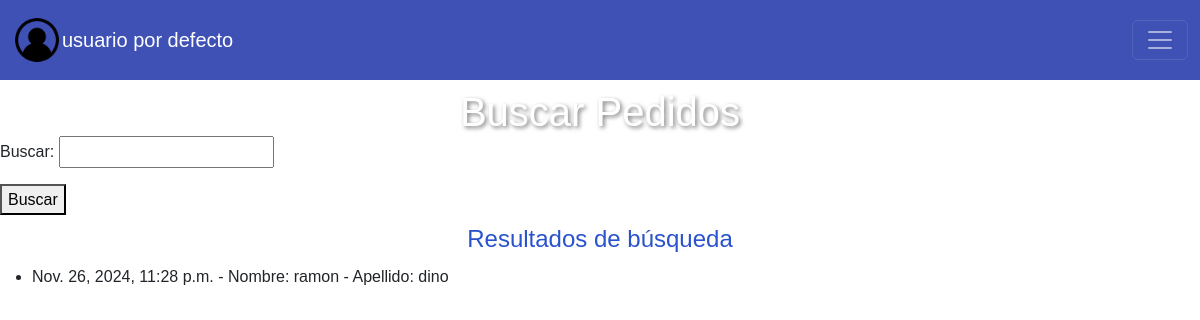
/buscar_pedido/, run on an earlier commit of the app's database.
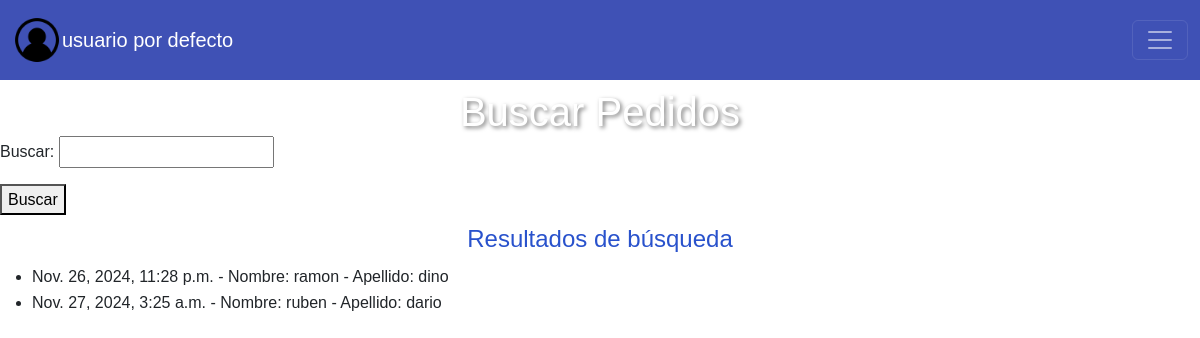
And on a later commit of the database.
### helados/models.py (models this page shows)
class Pedido (models.Model):
    codigo = models.IntegerField(blank=False)
    fecha = models.DateTimeField(auto_now_add=True)
    producto = models.ManyToManyField(Helado, related_name='pedidos')
    cliente = models.ForeignKey(Cliente, on_delete=models.CASCADE, related_name='pedidos')

class Cliente (models.Model):
    nit = models.IntegerField(blank=False)
    nombre= models.CharField(max_length=50)
    apellido = models.CharField(max_length=50)
    direccion = models.CharField(max_length=50)
    def __str__(self):
        return "Nombre: " + self.nombre + " - " + "Apellido: " +self.apellido

### helados/views.py (the view)
# urls.py: path('buscar_pedido/', views.BuscarPedido, name='buscar_pedido'),
def BuscarPedido(request):
    form = BusquedaCodigoForm(request.GET)
    print(form)
    pedidos = Pedido.objects.all()  # Obtiene todos los empleados por defecto
    if form.is_valid():
        query = form.cleaned_data['query']
        if query:
            query = int(query)
            pedidos = pedidos.filter(codigo=query)
    return render(request, 'buscar_pedido.html', {'form': form, 'pedidos': pedidos})

### helados/forms.py
class BusquedaCodigoForm(forms.Form):
    query = forms.IntegerField(label='Buscar', required=False)

### helados/frontend/templates/buscar_pedido.html (shortened to what this page needs)
{% extends 'layouts/base.html' %}
{% block content %}
    <h1>Buscar Pedidos</h1>
    {% if form %}
        <form method="get">
            {{ form.as_p }}
            <button type="submit">Buscar</button>
        </form>
    {% else %}
        <p>Formulario no disponible.</p>
    {% endif %}
    <h2>Resultados de búsqueda</h2>
    {% if pedidos %}
        <ul>
            {% for pedido in pedidos %}
                <li>{{ pedido.fecha }} - {{ pedido.cliente }}</li>
            {% endfor %}
        </ul>
    {% else %}
        <p>No se encontraron empleados.</p>
    {% endif %}
{% endblock %}

What changed in the data, as far as the page shows it:
added Pedido: fecha "Nov. 27, 2024, 3:25 a.m.", cliente "Nombre: ruben - Apellido: dario"
